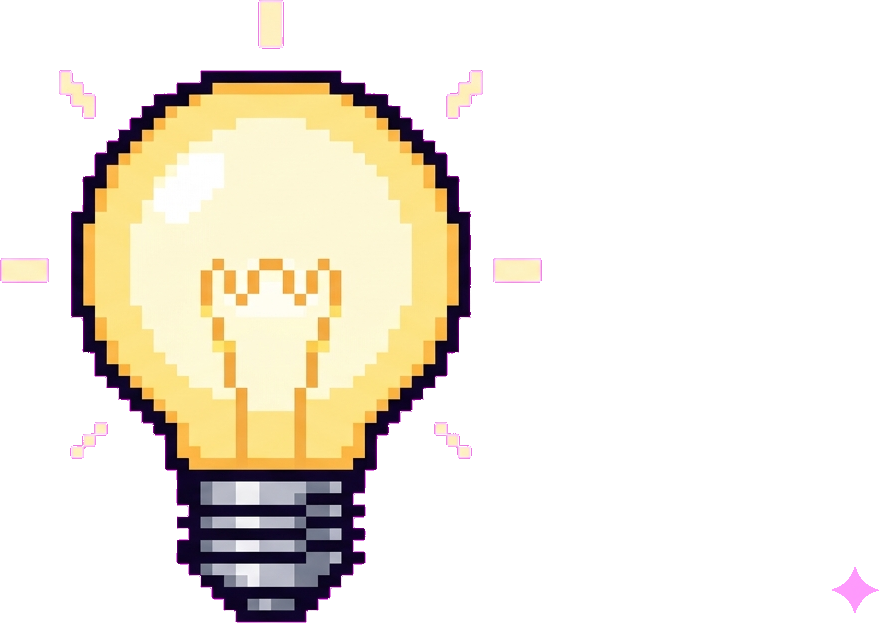
#> input picture netlify-site/assets/bulb.png, 879 x 623 px, given in place of star-filled.png, which was not available
$ python clean_star_icons.py
#> lines starting #> are read from the running program, lines starting #| are printed output that depends on the picture; after the words box and inside, x2 and y2 are one past the last pixel; in counts of white or black regions, pixels touching at a corner belong together; pictures that were not available may be replaced by others from this repository, and a replacement may not be noted
### scripts/clean_sprite_islands.py
"""Remove stray islands (speech bubbles, sparkle watermarks, stray bars) from processed sprite frames.

Keeps only the largest connected blob per frame (after a small dilation so a pencil,
notepad or other attached prop is not dropped), then leaves the frame canvas untouched.
Usage: python3 scripts/clean_sprite_islands.py observer [role ...]
"""
import sys
from collections import deque
from pathlib import Path

import numpy as np
from PIL import Image

DIR = Path(__file__).resolve().parent.parent / "public" / "game-assets" / "sprites"
GAP = 8  # px of transparent gap still treated as "attached"


def dilate(mask, r):
    out = mask.copy()
    for dy in range(-r, r + 1):
        for dx in range(-r, r + 1):
            out |= np.roll(np.roll(mask, dy, 0), dx, 1)
    return out


def largest_blob(mask):
    h, w = mask.shape
    seen = np.zeros_like(mask, dtype=bool)
    best = None
    for y in range(h):
        for x in range(w):
            if mask[y, x] and not seen[y, x]:
                q = deque([(y, x)])
                seen[y, x] = True
                pts = []
                while q:
                    cy, cx = q.popleft()
                    pts.append((cy, cx))
                    for ny, nx in ((cy + 1, cx), (cy - 1, cx), (cy, cx + 1), (cy, cx - 1)):
                        if 0 <= ny < h and 0 <= nx < w and mask[ny, nx] and not seen[ny, nx]:
                            seen[ny, nx] = True
                            q.append((ny, nx))
                if best is None or len(pts) > len(best):
                    best = pts
    keep = np.zeros_like(mask)
    for y, x in best:
        keep[y, x] = True
    return keep


# [9 lines left out: function clean, not called in this run]


# [5 lines that do not run on import are left out]

### scripts/clean_star_icons.py
"""Clean the rating-star sprites: drop the fragment of the neighbouring icon that came along with
each star, remove the magenta fringe left by the chroma key, and re-cut them onto square canvases
of the same size (the originals were 222x178 and got squashed when shown in a square box).
Usage: python3 scripts/clean_star_icons.py
"""
import sys
from pathlib import Path

import numpy as np
from PIL import Image

sys.path.insert(0, str(Path(__file__).parent))
from clean_sprite_islands import dilate, largest_blob  # noqa: E402

DIR = Path(__file__).resolve().parent.parent / "public" / "game-assets" / "icons"
SIZE, PAD = 128, 6

for name in ("star-filled", "star-outline"):
    im = Image.open(DIR / f"{name}.png").convert("RGBA")
#> im is the input picture: PIL image 879x623 RGBA; mean R, G, B, A 237.9, 55.2, 218.8, 74.7
    a = np.array(im)
    solid = a[..., 3] > 0
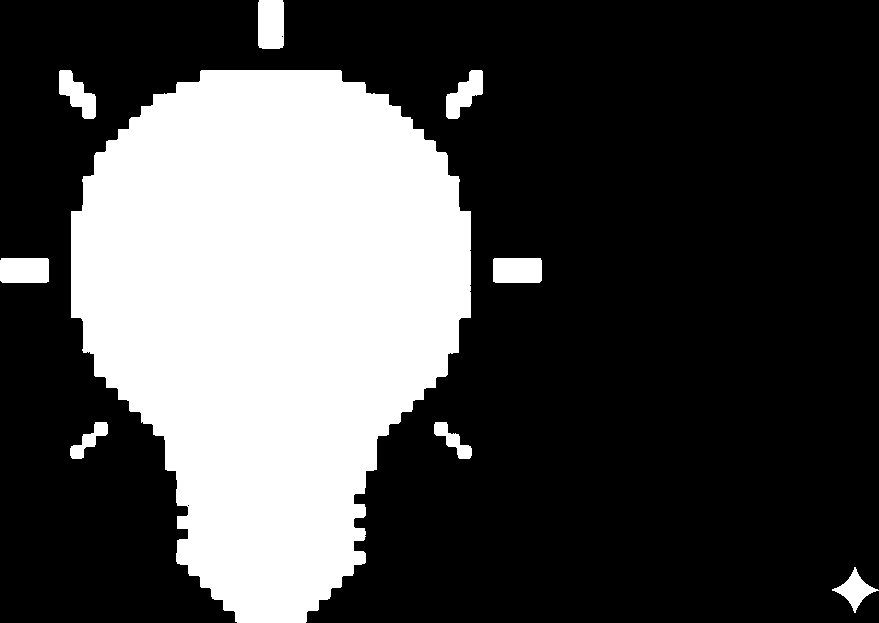
#> solid: shape (623, 879) bool; 29.6% white; 9 white regions, largest, box (x1, y1, x2, y2) and area: (71, 70, 471, 623) 154704, (258, 0, 284, 49) 1257, (0, 258, 49, 283) 1217
    keep = largest_blob(dilate(solid, 3)) & solid
#> after the loop in dilate, `for dy in range(-r, r + 1):`:
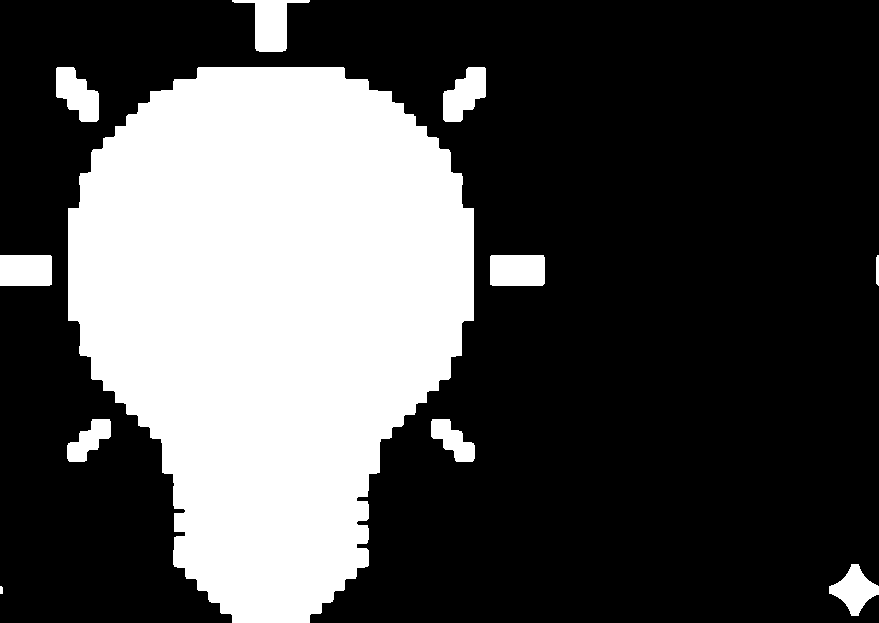
#> out: shape (623, 879) bool; 31.5% white; 11 white regions, largest, box (x1, y1, x2, y2) and area: (68, 67, 474, 623) 160618, (232, 0, 310, 52) 1787, (490, 255, 545, 286) 1697
#> in largest_blob, `h, w = mask.shape`: h = 623; w = 879
#> after the loop in largest_blob, `for y, x in best:`: keep: shape (623, 879) bool; 29.3% white; 1 white region, box (x1, y1, x2, y2) and area: (68, 67, 474, 623) 160618
#> keep: shape (623, 879) bool; 28.3% white; 1 white region, box (x1, y1, x2, y2) and area: (71, 70, 471, 623) 154704
    a[~keep] = 0
    # Magenta-tinted edge pixels (red and blue both well above green) become part of the black outline.
    r, g, b = (a[..., i].astype(int) for i in range(3))
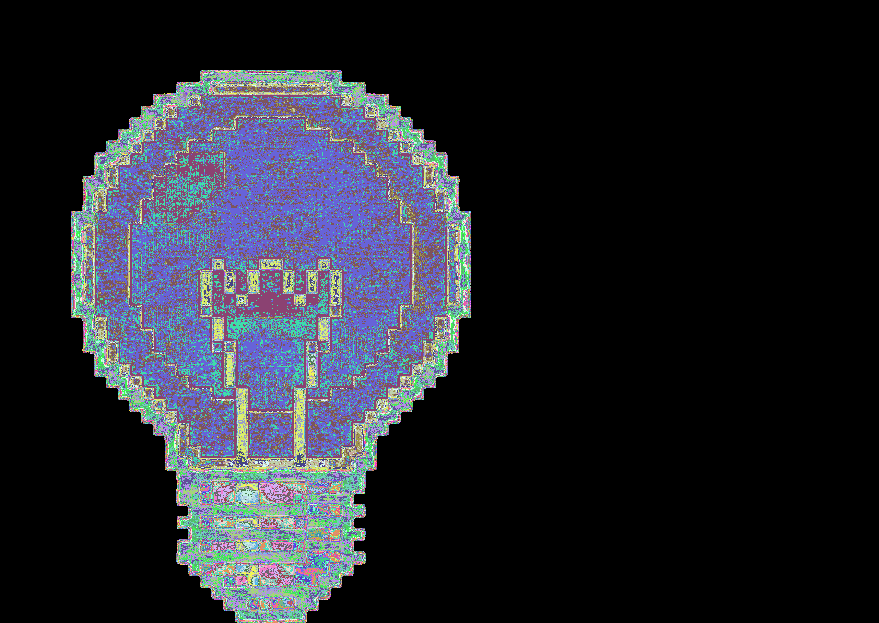
#> r: shape (623, 879) int64; 256 distinct labels, from 0 to 255; one colour per label, 0 black
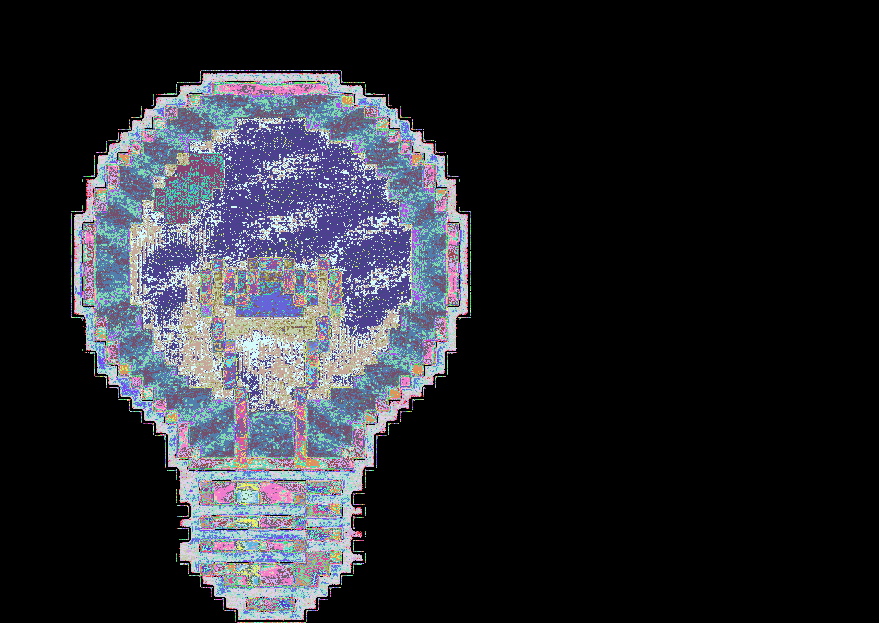
#> g: shape (623, 879) int64; 256 distinct labels, from 0 to 255; one colour per label, 0 black
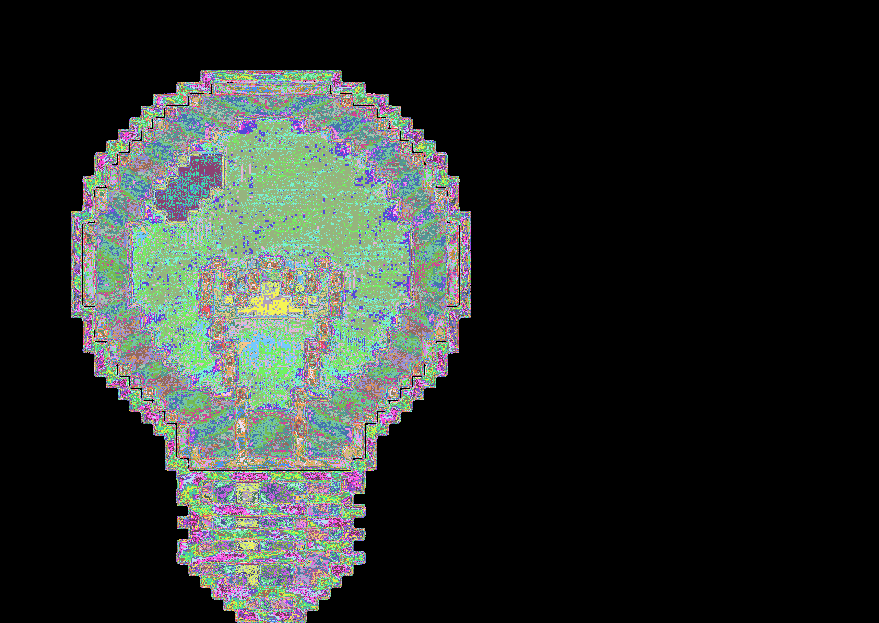
#> b: shape (623, 879) int64; 256 distinct labels, from 0 to 255; one colour per label, 0 black
    fringe = keep & (r > g + 40) & (b > g + 40)
#> fringe: shape (623, 879) bool; 0.7% white in thin lines or dots, all inside (x1, y1, x2, y2) = (71, 70, 471, 623)
    a[fringe, :3] = (12, 8, 14)
#> a: shape (623, 879, 4); mean R, G, B, A 55.8, 51, 39.6, 71.6
    ys, xs = np.nonzero(a[..., 3] > 0)
    crop = Image.fromarray(a).crop((xs.min(), ys.min(), xs.max() + 1, ys.max() + 1))
    scale = (SIZE - 2 * PAD) / max(crop.size)
#> scale = 0.21
    crop = crop.resize((round(crop.width * scale), round(crop.height * scale)), Image.LANCZOS)
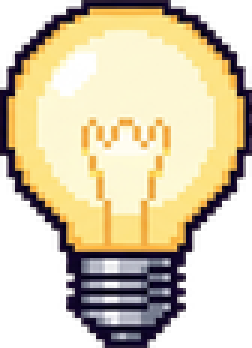
#> crop: PIL image 84x116 RGBA (shown 3 times larger); mean R, G, B, A 138.4, 126.6, 98.8, 177.4; transparent parts drawn white
    out = Image.new("RGBA", (SIZE, SIZE), (0, 0, 0, 0))
#> out: PIL image 128x128 RGBA; every value is 0
    out.alpha_composite(crop, ((SIZE - crop.width) // 2, (SIZE - crop.height) // 2))
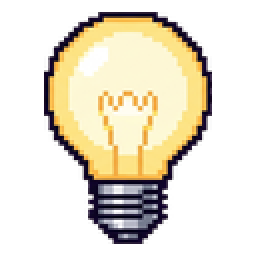
#> out: PIL image 128x128 RGBA (shown 2 times larger); mean R, G, B, A 82.3, 75.3, 58.8, 105.5; transparent parts drawn white
    out.save(DIR / f"{name}.png")
    print(name, "->", out.size, "star", crop.size)
#| star-filled -> (128, 128) star (84, 116)
#> pass 2 of the loop `for name in ("star-filled", "star-outline"):`:
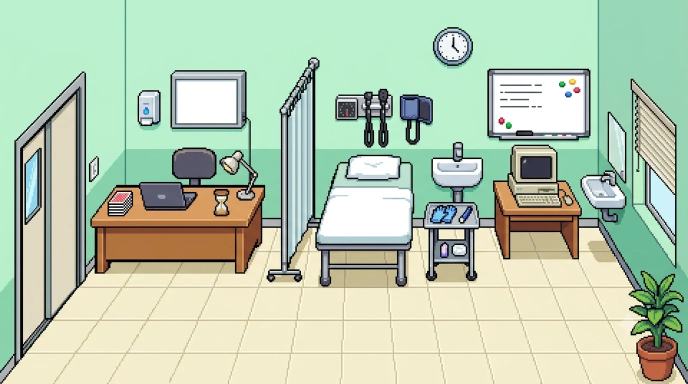
#> input picture netlify-site/assets/room-day.webp, 1376 x 768 px, given in place of star-outline.png, which was not available (shown at 1/2 size)
#> im: PIL image 1376x768 RGBA
#> solid: shape (768, 1376) bool; every value is 1
#> r: shape (768, 1376) int64
#> g: shape (768, 1376) int64
#> `r, g, b = (a[..., i].astype(int) for i in range(3))`:
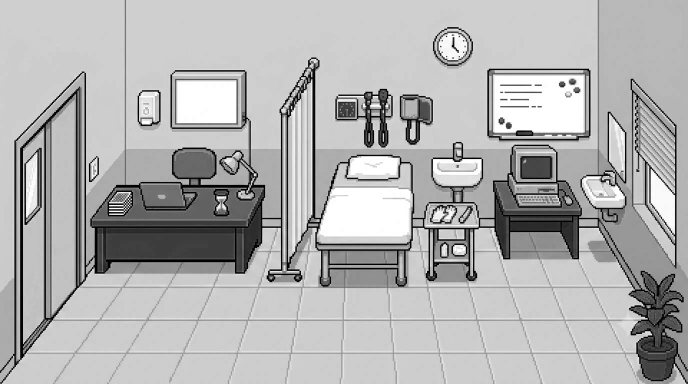
#> b: shape (768, 1376) int64 (shown at 1/2 size); min 0, max 255, mean 177.5
#> fringe: shape (768, 1376) bool; every value is 0
#> `out.alpha_composite(crop, ((SIZE - crop.width) // 2, (SIZE - crop.heig..`:
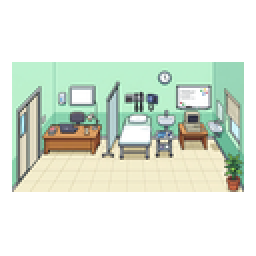
#> out: PIL image 128x128 RGBA (shown 2 times larger); mean R, G, B, A 84.7, 93.4, 81.7, 117.4; transparent parts drawn white
#| star-outline -> (128, 128) star (116, 65)
